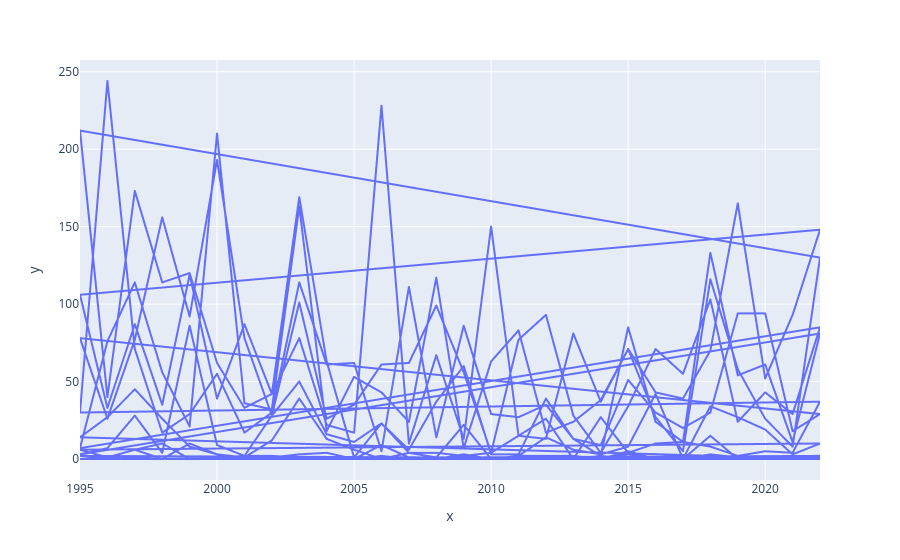
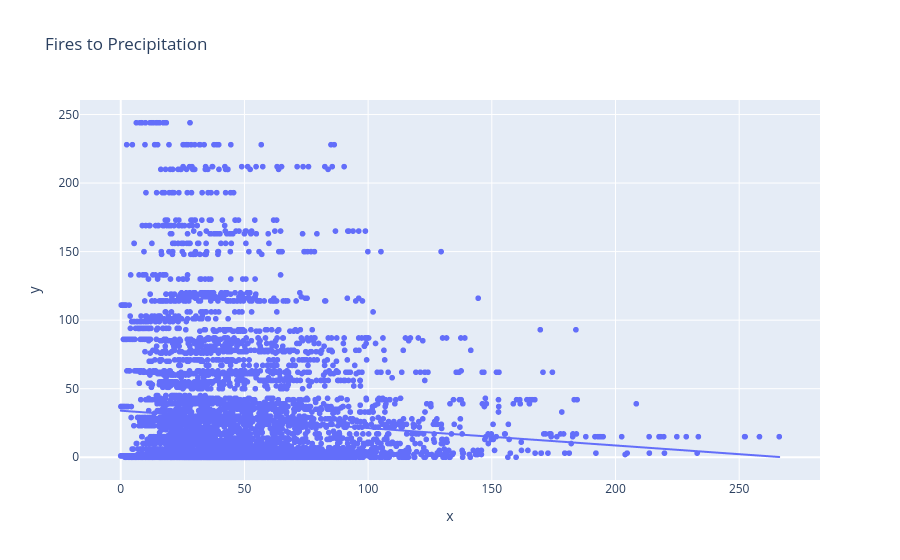
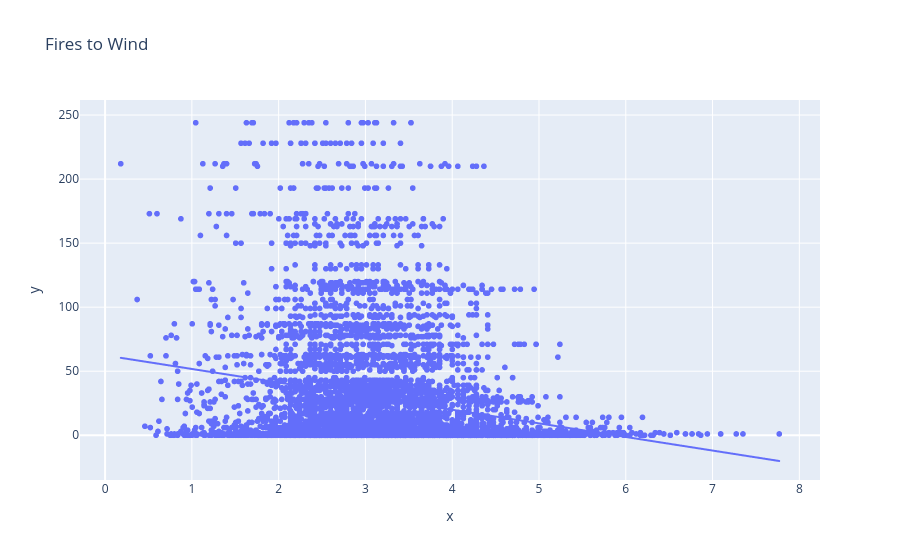
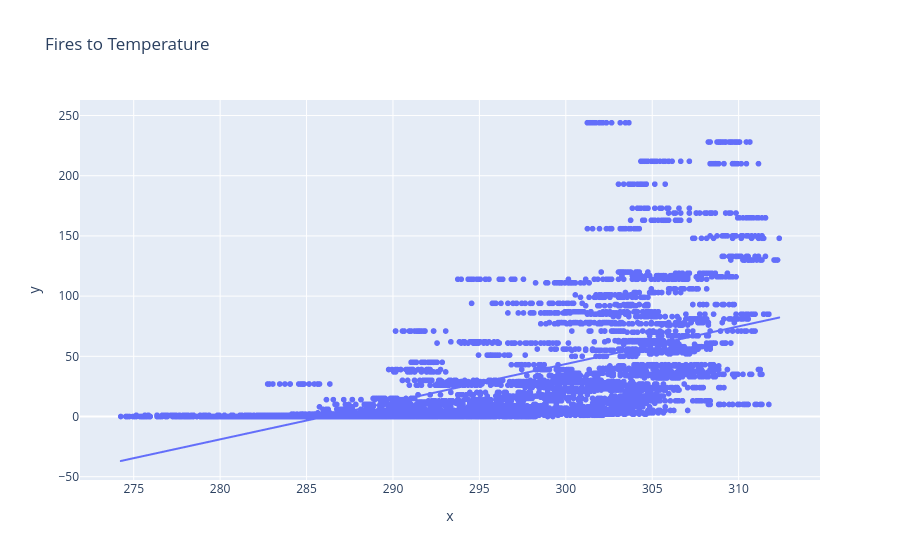

The notebook cell saved with these charts, in order:
### Code cell
nfplot = pl.line(x=nr["Year"], y = nr["nFires"]) 
fig1 = pl.scatter(x = nr["pr"], y = nr['nFires'], trendline="ols", title='Fires to Precipitation')
fig2 = pl.scatter(x = nr["sfcWind"], y = nr['nFires'], trendline="ols", title='Fires to Wind')
fig3 = pl.scatter(x = nr["tasmax"], y = nr['nFires'], trendline="ols", title='Fires to Temperature')
fig4 = pl.scatter(x = nr["Year"], y = nr['nFires'], trendline="ols", title='Fires per Year')
fig5 = pl.scatter(x = nr["Month"], y = nr['nFires'], trendline="ols", title='Fires per Month')

nfplot.show()
fig1.show()
fig2.show()
fig3.show()
fig4.show()
fig5.show()

### Figure 1 — Plotly figure (JSON) as saved in the notebook; plotly's stock layout.template omitted (floating-point values rounded to 4 significant figures; data arrays with more than 128 entries replaced by an {"elided": "..."} marker saying what was removed)
{"data": [{"hovertemplate": "x=%{x}<br>y=%{y}<extra></extra>", "legendgroup": "", "line": {"color": "#636efa", "dash": "solid"}, "marker": {"symbol": "circle"}, "mode": "lines", "name": "", "showlegend": false, "type": "scattergl", "x": {"elided": "6620 int values"}, "xaxis": "x", "y": {"elided": "6620 int values"}, "yaxis": "y"}], "layout": {"autosize": true, "legend": {"tracegroupgap": 0}, "margin": {"t": 60}, "xaxis": {"anchor": "y", "autorange": true, "domain": [0, 1], "range": [1995, 2022], "title": {"text": "x"}, "type": "linear"}, "yaxis": {"anchor": "x", "autorange": true, "domain": [0, 1], "range": [-13.56, 257.6], "title": {"text": "y"}, "type": "linear"}}}

### Figure 2 — Plotly figure (JSON) as saved in the notebook; plotly's stock layout.template omitted (floating-point values rounded to 4 significant figures; data arrays with more than 128 entries replaced by an {"elided": "..."} marker saying what was removed)
{"data": [{"hovertemplate": "x=%{x}<br>y=%{y}<extra></extra>", "legendgroup": "", "marker": {"color": "#636efa", "symbol": "circle"}, "mode": "markers", "name": "", "showlegend": false, "type": "scattergl", "x": {"elided": "6620 float values"}, "xaxis": "x", "y": {"elided": "6620 int values"}, "yaxis": "y"}, {"hovertemplate": "<b>OLS trendline</b><br>y = -0.126843 * x + 33.9573<br>R<sup>2</sup>=0.007680<br><br>x=%{x}<br>y=%{y} <b>(trend)</b><extra></extra>", "legendgroup": "", "marker": {"color": "#636efa", "symbol": "circle"}, "mode": "lines", "name": "", "showlegend": false, "type": "scattergl", "x": {"elided": "6620 float values"}, "xaxis": "x", "y": {"elided": "6620 float values"}, "yaxis": "y"}], "layout": {"autosize": true, "legend": {"tracegroupgap": 0}, "title": {"text": "Fires to Precipitation"}, "xaxis": {"anchor": "y", "autorange": true, "domain": [0, 1], "range": [-16.09, 282.3], "title": {"text": "x"}, "type": "linear"}, "yaxis": {"anchor": "x", "autorange": true, "domain": [0, 1], "range": [-20.14, 264.1], "title": {"text": "y"}, "type": "linear"}}}

### Figure 3 — Plotly figure (JSON) as saved in the notebook; plotly's stock layout.template omitted (floating-point values rounded to 4 significant figures; data arrays with more than 128 entries replaced by an {"elided": "..."} marker saying what was removed)
{"data": [{"hovertemplate": "x=%{x}<br>y=%{y}<extra></extra>", "legendgroup": "", "marker": {"color": "#636efa", "symbol": "circle"}, "mode": "markers", "name": "", "showlegend": false, "type": "scattergl", "x": {"elided": "6620 float values"}, "xaxis": "x", "y": {"elided": "6620 int values"}, "yaxis": "y"}, {"hovertemplate": "<b>OLS trendline</b><br>y = -10.6167 * x + 62.3793<br>R<sup>2</sup>=0.050231<br><br>x=%{x}<br>y=%{y} <b>(trend)</b><extra></extra>", "legendgroup": "", "marker": {"color": "#636efa", "symbol": "circle"}, "mode": "lines", "name": "", "showlegend": false, "type": "scattergl", "x": {"elided": "6620 float values"}, "xaxis": "x", "y": {"elided": "6620 float values"}, "yaxis": "y"}], "layout": {"autosize": true, "legend": {"tracegroupgap": 0}, "title": {"text": "Fires to Wind"}, "xaxis": {"anchor": "y", "autorange": true, "domain": [0, 1], "range": [-0.278, 8.227], "title": {"text": "x"}, "type": "linear"}, "yaxis": {"anchor": "x", "autorange": true, "domain": [0, 1], "range": [-35.12, 265.3], "title": {"text": "y"}, "type": "linear"}}}

### Figure 4 — Plotly figure (JSON) as saved in the notebook; plotly's stock layout.template omitted (floating-point values rounded to 4 significant figures; data arrays with more than 128 entries replaced by an {"elided": "..."} marker saying what was removed)
{"data": [{"hovertemplate": "x=%{x}<br>y=%{y}<extra></extra>", "legendgroup": "", "marker": {"color": "#636efa", "symbol": "circle"}, "mode": "markers", "name": "", "showlegend": false, "type": "scattergl", "x": {"elided": "6620 float values"}, "xaxis": "x", "y": {"elided": "6620 int values"}, "yaxis": "y"}, {"hovertemplate": "<b>OLS trendline</b><br>y = 3.1278 * x + -894.77<br>R<sup>2</sup>=0.382583<br><br>x=%{x}<br>y=%{y} <b>(trend)</b><extra></extra>", "legendgroup": "", "marker": {"color": "#636efa", "symbol": "circle"}, "mode": "lines", "name": "", "showlegend": false, "type": "scattergl", "x": {"elided": "6620 float values"}, "xaxis": "x", "y": {"elided": "6620 float values"}, "yaxis": "y"}], "layout": {"autosize": true, "legend": {"tracegroupgap": 0}, "title": {"text": "Fires to Temperature"}, "xaxis": {"anchor": "y", "autorange": true, "domain": [0, 1], "range": [271.9, 314.7], "title": {"text": "x"}, "type": "linear"}, "yaxis": {"anchor": "x", "autorange": true, "domain": [0, 1], "range": [-52.95, 266.6], "title": {"text": "y"}, "type": "linear"}}}
